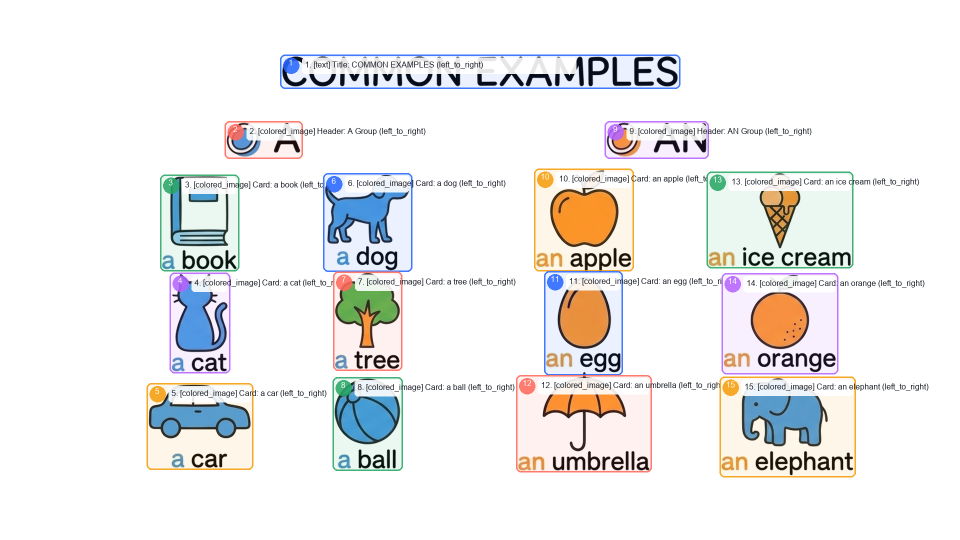
#> input picture assets/whiteboard/test_cases/test_case_10_articles/scene_05/scene_05-regions.png, 1920 x 1080 px (shown at 1/2 size); its folder holds only this picture in this run
$ python universal_ai_segmenter.py --image ../assets/whiteboard/test_cases/test_case_10_articles/scene_05/scene_05-regions.png
#> lines starting #> are read from the running program, lines starting #| are printed output that depends on the picture; after the words box and inside, x2 and y2 are one past the last pixel; in counts of white or black regions, pixels touching at a corner belong together
#!/usr/bin/env python3
"""
scripts/universal_ai_segmenter.py
Thuật toán phân vùng vi mô đa năng kết hợp AI Vision và Computer Vision (AMSS Engine v2.0):
1. Đọc Scene Matrix & Timing Cues để hiểu kịch bản và nhịp thời gian mili-giây.
2. Gọi Gemini Vision (Multimodal Object Detection) để nhận diện chính xác từng đối tượng vi mô:
   - Khung viền (Container borders/frames): Luôn vẽ ở ĐẦU mục (Intro Cue), chỉ vẽ viền rỗng.
   - Hàng nội dung (Item rows): Tách riêng từng hàng nội dung (ví dụ: từng cặp icon + chữ).
   - Hình vẽ minh họa (Illustrations / Doodles).
   - Dòng chữ / Nhãn (Text lines / Labels).
   - Đề bài câu hỏi (Quiz prompt / blanks / option buttons).
   - Đáp án điền vào / Dấu tick (Quiz answer / checkmark) -> TÁCH RỜI HOÀN TOÀN KHỎI ĐỀ BÀI!
   - Quy tắc / Huy hiệu (Rule boxes / Badges).
3. Tinh chỉnh bằng OpenCV (Connected Components & Ink Snapping):
   - Snap bounding box ôm sát 100% nét mực thực tế.
   - Bảo đảm 0.00% overlap giữa các phần tử kề nhau.
4. Gắn nhịp thời gian Master Clock theo vai trò ngữ nghĩa (Semantic Timing Binding).
5. Xuất scene_XX.annotation.json và ảnh visual preview scene_XX_regions.png
   (Container chỉ vẽ viền rỗng, các hàng nội dung con hiển thị 100% rõ ràng, không bị đè khuất).
"""

import sys
import os
import json
import base64
import time
import urllib.request
from pathlib import Path
from typing import Dict, List, Any, Tuple
import argparse
import cv2
import numpy as np
from PIL import Image, ImageDraw, ImageFont

REPO_ROOT = Path(__file__).resolve().parent.parent


def get_api_key() -> str:
    """Lấy Gemini API Key từ môi trường hoặc file .env."""
    key = os.environ.get("GEMINI_API_KEY")
    if key:
        return key
    env_file = REPO_ROOT / ".env"
    if env_file.exists():
        for line in env_file.read_text(encoding="utf-8").splitlines():
            line = line.strip()
            if line.startswith("GEMINI_API_KEY="):
                return line.split("=", 1)[1].strip()
    raise ValueError("Không tìm thấy GEMINI_API_KEY trong môi trường hoặc file .env!")


# [350 lines left out: functions call_gemini_vision, extract_scene_matrix_context, get_tight_ink_bbox, draw_regions_preview, segment_scene, not called in this run]


def segment_image_standalone(
    img_path: Path,
    ann_path: Path,
    out_preview: Path | None = None,
    total_dur_ms: int = 25000,
    context_desc: str = "",
    cues_path: Path | None = None
) -> bool:
    """Phân vùng ảnh độc lập có hoặc không có timing_cues.json (hỗ trợ voice-over sync)."""
#> called with total_dur_ms = 25000, context_desc = ''
    if not img_path.exists():
        print(f"❌ Không tìm thấy file ảnh: {img_path}")
        return False

    print(f"\n=======================================================")
    print(f"🔍 BẮT ĐẦU PHÂN VÙNG THỊ GIÁC AI (AMSS v2.0 - STANDALONE)")
    print(f"📁 Ảnh: {img_path.name}")
    if cues_path and cues_path.exists():
        print(f"🎙️ Đồng bộ Master Clock theo: {cues_path.name}")
    print(f"=======================================================")

    img_bgr = cv2.imread(str(img_path))
#> img_bgr is the input picture: shape (1080, 1920, 3); mean B, G, R 236.9, 237.2, 237.8
    if img_bgr is None:
        print(f"❌ Không thể đọc ảnh bằng OpenCV: {img_path}")
        return False
    h_canvas, w_canvas = img_bgr.shape[:2]
#> h_canvas = 1080; w_canvas = 1920
    gray = cv2.cvtColor(img_bgr, cv2.COLOR_BGR2GRAY)
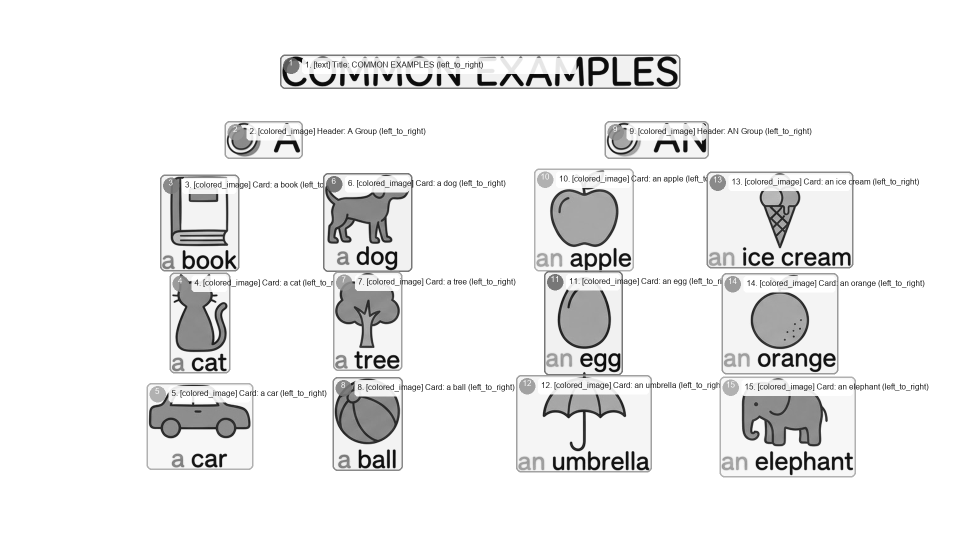
#> gray: shape (1080, 1920) (shown at 1/2 size); min 10, max 255, mean 237.3
    ink_mask = gray < 240
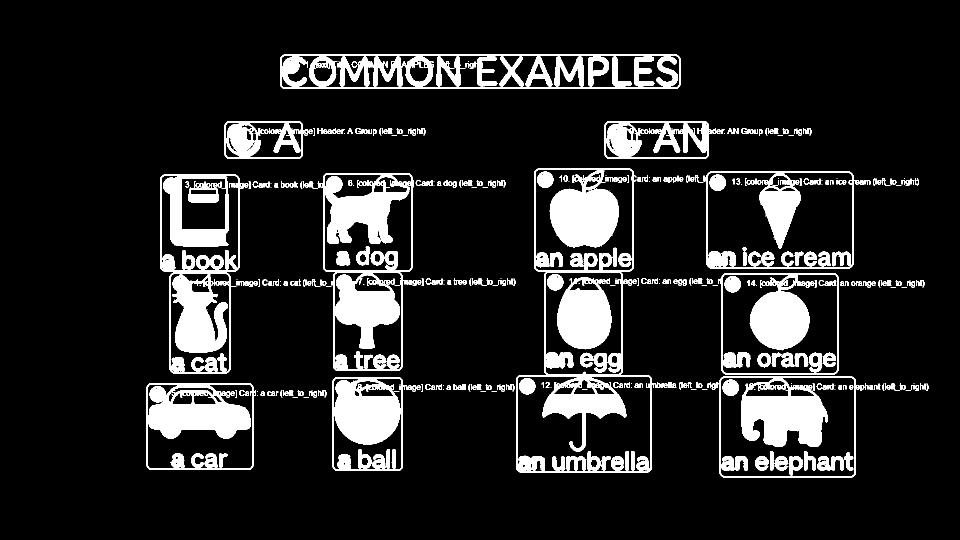
#> ink_mask: shape (1080, 1920) bool (shown at 1/2 size); 12.8% white; 593 white regions (211 under 20 px), largest, box (x1, y1, x2, y2) and area: (1032, 337, 1313, 945) 34469, (635, 346, 827, 742) 28633, (1433, 753, 1720, 955) 18907

    api_key = get_api_key()

    cues = []
    cues_text_list = ""
    if cues_path and cues_path.exists():
        with open(cues_path, "r", encoding="utf-8") as f:
            cues_data = json.load(f)
        cues = cues_data.get("cues", [])
        total_dur_ms = cues_data.get("totalDurationMs", total_dur_ms)
        cues_text_list = "\nTIMING CUES AVAILABLE (Map each element to the most relevant cue_index):\n" + "\n".join(
            [f"Cue #{c['index']} ({c['startMs']}ms - {c['endMs']}ms): \"{c['text']}\"" for c in cues]
        )

    prompt = f"""You are a master Whiteboard Animation vision and annotation engineer.
Analyze this 1920x1080 educational whiteboard image and segment it into fine-grained atomic elements.

CRITICAL GENERALIZED SEGMENTATION SPECIFICATIONS (MANDATORY):

1. ATOMIC ROW-BY-ROW / ITEM-BY-ITEM GRANULARITY (ZERO MONOLITHIC BOXES):
   - Whenever an image displays a list, multi-row table, card with items, or comparison columns:
     * NEVER group the whole card/column into one large bounding box!
     * YOU MUST SEGMENT EACH ROW / CONTENT ITEM AS A DISTINCT INDEPENDENT ELEMENT:
       e.g. Header badge, Illustration icon, Row 1 text, Row 2 text...

2. CONTAINER & CARD FRAME RULES:
   - If an outer frame/border exists around a card or column:
     * Label it as role "container".
     * Its bounding box is the outer rectangle of the card.
     * It MUST come BEFORE the items inside that card!

3. CONNECTORS & ACCENTS:
   - Directional arrows between cards/steps must be role "connector".
   - Underlines, highlights, badges must be role "accent".

4. ORDERING:
   Ensure elements are sequenced in strict logical, pedagogical drawing order.

{context_desc}
{cues_text_list}

Return a valid JSON array of objects:
[
  {{
    "id": "el-01-title",
    "label": "Short label (e.g. Title: SAY vs TELL)",
    "role": "title" | "container" | "item_row" | "illustration" | "text" | "connector" | "accent",
    "box_2d": [ymin, xmin, ymax, xmax]{', "cue_index": 1' if cues else ''}
  }}
]
Note: box_2d coordinates must be normalized 0-1000 integers [ymin, xmin, ymax, xmax].
Output ONLY pure JSON. No markdown code blocks."""

    with open(img_path, "rb") as f:
        img_bytes = f.read()

    print(f"  🤖 Đang gửi ảnh sang Gemini Vision...")
    raw_resp = call_gemini_vision(img_bytes, prompt, api_key)
    clean_json = raw_resp.strip()
    if clean_json.startswith("```json"):
        clean_json = clean_json[7:]
    if clean_json.startswith("```"):
        clean_json = clean_json[3:]
    if clean_json.endswith("```"):
        clean_json = clean_json[:-3]
    clean_json = clean_json.strip()

    try:
        detected_elements = json.loads(clean_json)
    except Exception as e:
        print(f"❌ Lỗi parse JSON từ Gemini Vision: {e}\nRaw: {raw_resp[:300]}")
        return False

    print(f"  ✓ Gemini Vision đã phát hiện {len(detected_elements)} đối tượng vi mô độc lập!")

    n_elems = len(detected_elements)
    if n_elems == 0:
        print("❌ Không phát hiện element nào!")
        return False

    final_elements = []

    if cues:
        cues_dict = {c["index"]: c for c in cues}
        elements_by_cue: Dict[int, List[dict]] = {}
        for el in detected_elements:
            c_idx = el.get("cue_index", 1)
            if c_idx not in cues_dict:
                c_idx = min(cues_dict.keys(), key=lambda k: abs(k - c_idx))
            elements_by_cue.setdefault(c_idx, []).append(el)

        seq_counter = 1
        for c_idx in sorted(cues_dict.keys()):
            if c_idx not in elements_by_cue:
                continue
            els_in_cue = elements_by_cue[c_idx]
            cue_info = cues_dict[c_idx]
            cue_start = cue_info["startMs"]
            cue_end = cue_info["endMs"]
            cue_dur = max(600, cue_end - cue_start)
            n_in_cue = len(els_in_cue)
            slot_dur = max(600, cue_dur // n_in_cue)

            for i, el in enumerate(els_in_cue):
                ymin, xmin, ymax, xmax = el["box_2d"]
                px0 = int(xmin * w_canvas / 1000)
                py0 = int(ymin * h_canvas / 1000)
                px1 = int(xmax * w_canvas / 1000)
                py1 = int(ymax * h_canvas / 1000)

                rx, ry, rw, rh = get_tight_ink_bbox(ink_mask, px0, py0, px1, py1, pad=5)

                el_start = cue_start + int(i * (cue_dur / n_in_cue))
                el_dur = max(600, min(cue_dur - (el_start - cue_start), slot_dur))

                role = el.get("role", "text")
                if role == "container":
                    action = "draw_container"
                    elem_type = "container"
                elif role in ("illustration", "item_row"):
                    action = "draw_new"
                    elem_type = "illustration"
                elif role in ("answer_reveal", "accent"):
                    action = "highlight"
                    elem_type = "accent"
                elif role == "connector":
                    action = "connect_arrow"
                    elem_type = "connector"
                elif role == "title":
                    action = "write_text"
                    elem_type = "title"
                else:
                    action = "write_text"
                    elem_type = "text"

                final_elements.append({
                    "id": f"el-{seq_counter:02d}-{el.get('id', 'obj')}",
                    "sequence": seq_counter,
                    "label": el.get("label", f"Object {seq_counter}"),
                    "elementType": elem_type,
                    "action": action,
                    "region": {
                        "x": rx,
                        "y": ry,
                        "width": rw,
                        "height": rh
                    },
                    "reveal": {
                        "startMs": el_start,
                        "durationMs": el_dur,
                        "drawingStyle": "stroke",
                        "colorStroke": True,
                        "strokeWidth": 3
                    }
                })
                seq_counter += 1

        actual_scene_dur = total_dur_ms
    else:
        anim_time = max(5000, total_dur_ms - 2500)
        slot_ms = anim_time // n_elems
        draw_dur = max(600, int(slot_ms * 0.82))
        pause_ms = max(100, slot_ms - draw_dur)

        cur_ms = 800
        for seq, el in enumerate(detected_elements, start=1):
            ymin, xmin, ymax, xmax = el["box_2d"]
            px0 = int(xmin * w_canvas / 1000)
            py0 = int(ymin * h_canvas / 1000)
            px1 = int(xmax * w_canvas / 1000)
            py1 = int(ymax * h_canvas / 1000)

            rx, ry, rw, rh = get_tight_ink_bbox(ink_mask, px0, py0, px1, py1, pad=5)

            role = el.get("role", "text")
            if role == "container":
                action = "draw_container"
                elem_type = "container"
                dur = max(700, int(draw_dur * 0.9))
            elif role in ("illustration", "item_row"):
                action = "draw_new"
                elem_type = "illustration"
                dur = max(800, int(draw_dur * 1.1))
            elif role in ("answer_reveal", "accent"):
                action = "highlight"
                elem_type = "accent"
                dur = max(500, int(draw_dur * 0.8))
            elif role == "connector":
                action = "connect_arrow"
                elem_type = "connector"
                dur = max(500, int(draw_dur * 0.7))
            elif role == "title":
                action = "write_text"
                elem_type = "title"
                dur = max(800, int(draw_dur * 1.1))
            else:
                action = "write_text"
                elem_type = "text"
                dur = draw_dur

            final_elements.append({
                "id": f"el-{seq:02d}-{el.get('id', 'obj')}",
                "sequence": seq,
                "label": el.get("label", f"Object {seq}"),
                "elementType": elem_type,
                "action": action,
                "region": {
                    "x": rx,
                    "y": ry,
                    "width": rw,
                    "height": rh
                },
                "reveal": {
                    "startMs": cur_ms,
                    "durationMs": dur,
                    "drawingStyle": "stroke",
                    "colorStroke": True,
                    "strokeWidth": 3
                }
            })
            cur_ms += dur + pause_ms

        actual_scene_dur = max(total_dur_ms, cur_ms + 1500)

    annotation_data = {
        "sceneId": img_path.stem,
        "imagePath": img_path.name,
        "sceneDurationMs": actual_scene_dur,
        "canvas": {
            "width": w_canvas,
            "height": h_canvas
        },
        "elements": final_elements
    }

    ann_path.parent.mkdir(parents=True, exist_ok=True)
    with open(ann_path, "w", encoding="utf-8") as f:
        json.dump(annotation_data, f, indent=2, ensure_ascii=False)
    print(f"  ✓ Đã lưu annotation vi mô hoàn chỉnh: {ann_path.name} ({len(final_elements)} elements, {actual_scene_dur}ms)")

    if out_preview:
        draw_regions_preview(img_path, final_elements, out_preview)
    return True


def main():
    parser = argparse.ArgumentParser(description="Thuật toán phân vùng vi mô đa năng AI (AMSS Engine v2.0).")
    parser.add_argument("--image", type=Path, help="Đường dẫn file ảnh đơn lẻ để phân vùng độc lập (Test Case)")
    parser.add_argument("--output", type=Path, help="Đường dẫn file annotation.json xuất ra")
    parser.add_argument("--preview", type=Path, help="Đường dẫn file preview regions.png xuất ra")
    parser.add_argument("--duration", type=int, default=25000, help="Tổng thời lượng ước tính (ms)")
    parser.add_argument("--cues", type=Path, help="Đường dẫn file timing_cues.json để đồng bộ Master Clock âm thanh")
    parser.add_argument("--project", type=Path, default=REPO_ROOT / "projects/project_articles_a_an", help="Đường dẫn thư mục dự án")
    parser.add_argument("--scene", type=str, help="Tên scene cụ thể cần chạy (ví dụ: scene_08)")
    parser.add_argument("--scenes", nargs="*", help="Danh sách scene cụ thể cần chạy")
    parser.add_argument("--all", action="store_true", help="Chạy cho toàn bộ scenes trong dự án")
    parser.add_argument("--force", action="store_true", help="Bắt buộc phân vùng lại")
    args = parser.parse_args()

    if args.image:
        img_p = args.image.resolve()
        ann_p = args.output.resolve() if args.output else img_p.with_suffix(".annotation.json")
        prev_p = args.preview.resolve() if args.preview else img_p.parent / f"{img_p.stem}_regions.png"
        cues_p = args.cues.resolve() if args.cues else None
        success = segment_image_standalone(img_p, ann_p, out_preview=prev_p, total_dur_ms=args.duration, cues_path=cues_p)
        if success:
            print(f"🎉 Hoàn tất phân vùng độc lập cho ảnh: {img_p.name}")
        return

    proj_dir = args.project.resolve()
    scenes_dir = proj_dir / "scenes"

    if args.scene:
        target_scenes = [args.scene]
    elif args.scenes:
        target_scenes = args.scenes
    elif args.all:
        target_scenes = sorted([p.name for p in scenes_dir.iterdir() if p.is_dir() and p.name.startswith("scene_")])
    else:
        target_scenes = ["scene_05"]

    success_count = 0
    for s_name in target_scenes:
        s_dir = scenes_dir / s_name
        if segment_scene(s_dir, proj_dir, force=args.force):
            success_count += 1

    print("\n" + "=" * 60)
    print(f"🎉 HOÀN TẤT PHÂN VÙNG AMSS CHO {success_count}/{len(target_scenes)} SCENES!")
    print("=" * 60)


if __name__ == "__main__":
#> (the run stopped early here; a loop or call above may not have finished)
